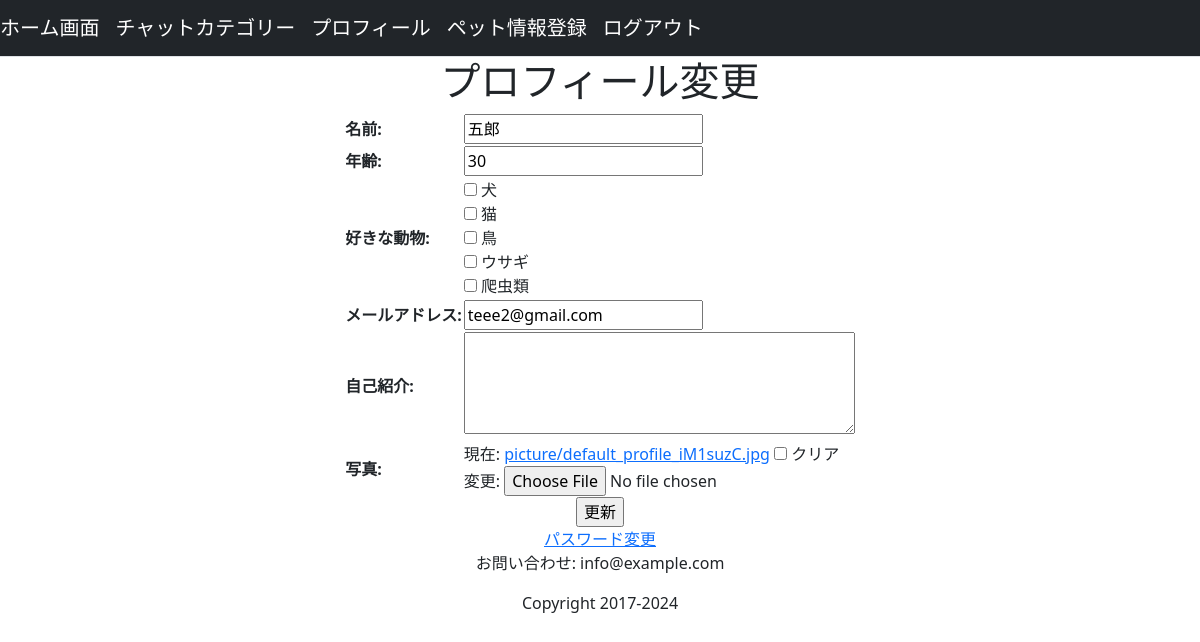
The app's page /user_edit (signed in) with its own data.
### accounts/models.py (models this page shows)
class Users(AbstractBaseUser, PermissionsMixin):
    username = models.CharField(max_length=255)
    age = models.PositiveIntegerField()
    bio = models.TextField(max_length=500, blank=True)
    birth_date = models.DateField(null=True, blank=True)
    email = models.EmailField(max_length=255, unique=True)
    is_active = models.BooleanField(default=False)
    is_staff = models.BooleanField(default=False)
    picture = models.ImageField(upload_to='picture/', blank=True, null=True)
    favorite_animals = models.CharField(max_length=255, blank=True)  # 好きな動物のためのフィールド
    pet = models.ManyToManyField(Pet, blank=True, related_name='users') #飼っているペットのためのフィールド
    objects = UserManager()
    USERNAME_FIELD = 'email'
    REQUIRED_FIELDS = ['username']
    class Meta:
        db_table = 'users'

### accounts/views.py (the view)
# urls.py: path('user_edit', views.user_edit, name='user_edit'),
@login_required
def user_edit(request):
    user_edit_form = forms.UserEditForm(request.POST or None, request.FILES or None, instance=request.user)
    if user_edit_form.is_valid():
        user = user_edit_form.save(commit=False)
        user.favorite_animals = ''.join(user_edit_form.cleaned_data['favorite_animals'])
        user.save()
        messages.success(request, '更新完了しました。')
        return redirect('accounts:user_profile', user_id=request.user.id)
    return render(
            request, 'accounts/user_edit.html', context={
            'user_edit_form': user_edit_form,
        }
    )

### accounts/forms.py
class UserEditForm(forms.ModelForm):
    username = forms.CharField(label='名前')
    age = forms.IntegerField(label='年齢', min_value=0)
    email = forms.EmailField(label='メールアドレス')
    bio = forms.CharField(
        label='自己紹介',
        widget=forms.Textarea(attrs={'rows': 4, 'cols': 40}),
        required=False,
    )
    favorite_animals  = forms.MultipleChoiceField(label='好きな動物',choices=(
        (1, '犬'),
        (2, '猫'),
        (3, '鳥'),
        (4, 'ウサギ'),
        (5, '爬虫類'),
    ), widget=forms.CheckboxSelectMultiple, required=False)
    picture = forms.ImageField(label='写真', required=False)
    class Meta:
        model = Users
        fields = ('username','age','favorite_animals','email','bio','picture')

### templates/accounts/user_edit.html (shortened to what this page needs)
{% extends "base.html" %}
{% block content %}
<center>
<form method="POST" enctype="multipart/form-data">
        <h1>プロフィール変更</h1>
    <table>
        {{ user_edit_form.as_table }}
    </table>
    <input type="submit" value="更新">
</form>
<a href="{% url 'accounts:change_password' %}">パスワード変更</a>
</center>
{% endblock %}

### records on screen
Users: username "五郎", age "30", favorite_animals "☐ ☐ ☐ ☐ ☐", email "teee2@gmail.com"
